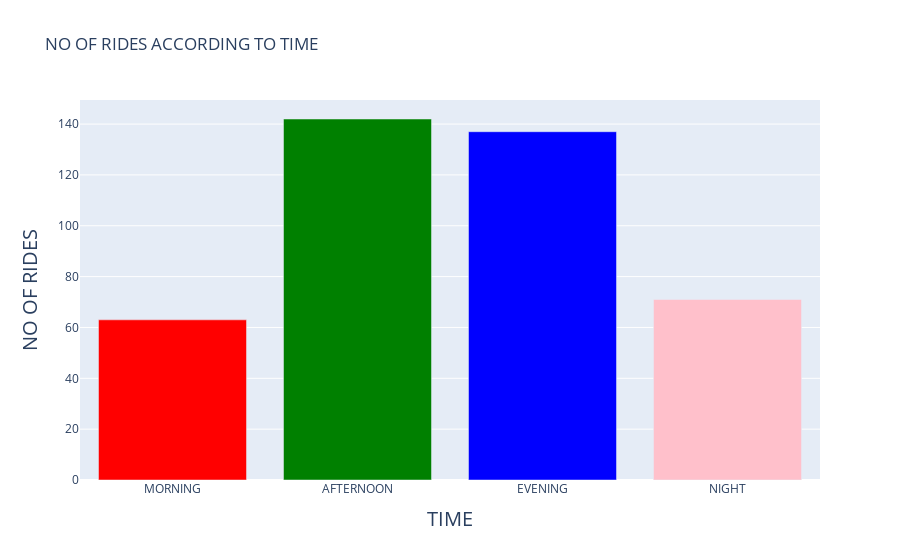

Notebook code for this chart:
### Code cell
fig=go.Figure(data=go.Bar(
    x=temp.index,
    y=temp.values,
    marker=dict(color=('red','green','blue','pink')),
   
))

fig.update_layout(
    title='NO OF RIDES ACCORDING TO TIME',
    xaxis_title='TIME',
     yaxis_title=' NO OF RIDES',
    xaxis_title_font=dict(size=20),
      yaxis_title_font=dict(size=20),
    height=500
    
)
fig.show(renderer='iframe_connected')
display((HTML("<h6>AS you see in above figure that at at afternnon lots of rides book to follow it evening,night,morning</h6>")))

### Figure 1 — Plotly figure (JSON) as saved in the notebook; plotly's stock layout.template omitted (floating-point values rounded to 4 significant figures)
{"data": [{"marker": {"color": ["red", "green", "blue", "pink"]}, "type": "bar", "x": ["MORNING", "AFTERNOON", "EVENING", "NIGHT"], "y": [63, 142, 137, 71]}], "layout": {"autosize": true, "title": {"text": "NO OF RIDES ACCORDING TO TIME"}, "xaxis": {"autorange": true, "range": [-0.5, 3.5], "title": {"font": {"size": 20}, "text": "TIME"}, "type": "category"}, "yaxis": {"autorange": true, "range": [0, 149.5], "title": {"font": {"size": 20}, "text": " NO OF RIDES"}, "type": "linear"}}}
